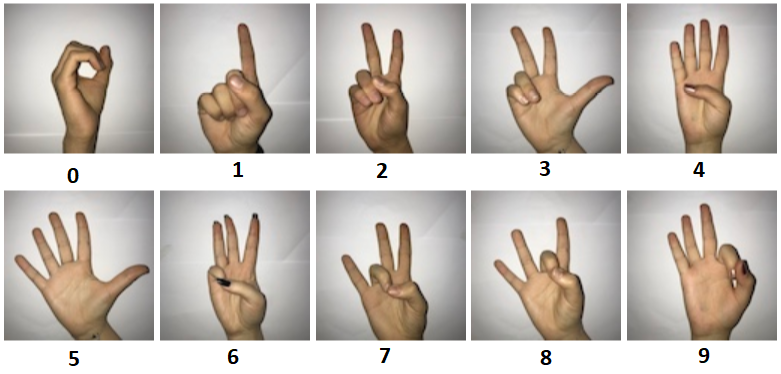
#> input picture hand sign.png, 781 x 374 px, given in place of the camera
$ python generate_training_data.py   (older library calls are emulated)
#> lines starting #> are read from the running program, lines starting #| are printed output that depends on the picture; after the words box and inside, x2 and y2 are one past the last pixel; in counts of white or black regions, pixels touching at a corner belong together
import cv2
import numpy as np


cap = cv2.VideoCapture(0)
#fg = cv2.createBackgroundSubtractorMOG2()


x, y, w, h = 280, 50, 350, 350
lower = np.array([0, 48, 80], dtype = "uint8")
upper = np.array([20, 255, 255], dtype = "uint8")
imgNum = 0
frames = 0
training_size = 2000
start = False
while(1):
    ret, frame = cap.read()
#> frame is the input picture: shape (374, 781, 3); mean B, G, R 182.1, 189.5, 197.3
    frame = cv2.flip(frame, 1)

    hsv = cv2.cvtColor(frame, cv2.COLOR_BGR2HSV)
#> hsv: shape (374, 781, 3); mean H, S, V 25.5, 24.6, 197.5
    mask = cv2.inRange(hsv, lower, upper)
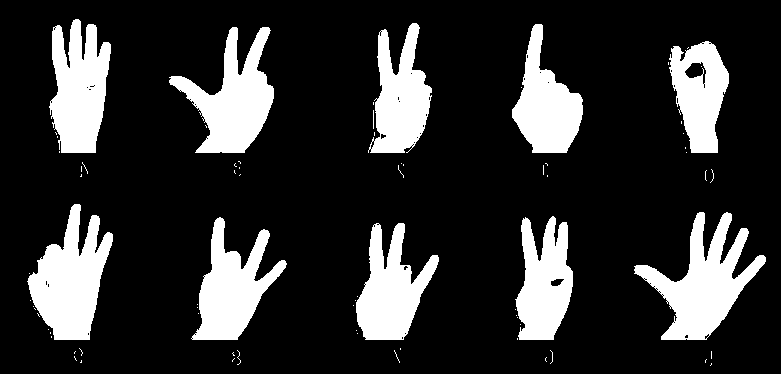
#> mask: shape (374, 781); 19% white; 76 white regions (66 under 20 px), largest, box (x1, y1, x2, y2) and area: (634, 212, 766, 340) 6924, (27, 204, 113, 340) 6517, (169, 27, 274, 153) 6166

    kernel = np.ones((5,5),np.uint8)
    #kernel = cv2.getStructuringElement(cv2.MORPH_ELLIPSE, (5, 5))
    mask = cv2.GaussianBlur(mask, (5,5),0)
    skinmask = cv2.erode(mask, kernel,iterations=2)
    skinmask = cv2.dilate(mask, kernel,iterations=2)
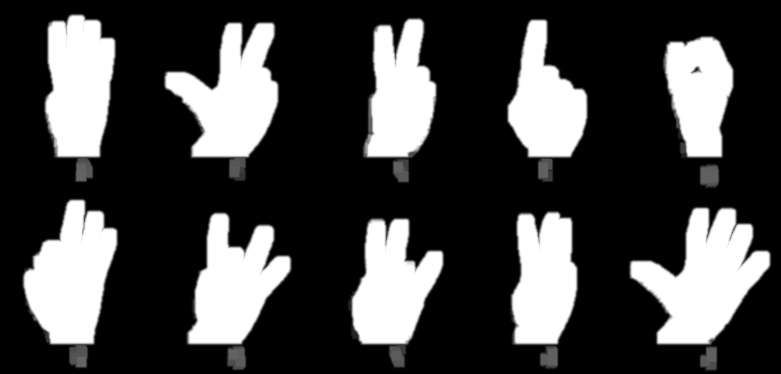
#> skinmask: shape (374, 781); min 0, max 255, mean 68.9
    #skinmask = cv2.morphologyEx(skinmask, cv2.MORPH_OPEN, kernel)

    AndRes = cv2.bitwise_and(frame, frame, mask=skinmask)
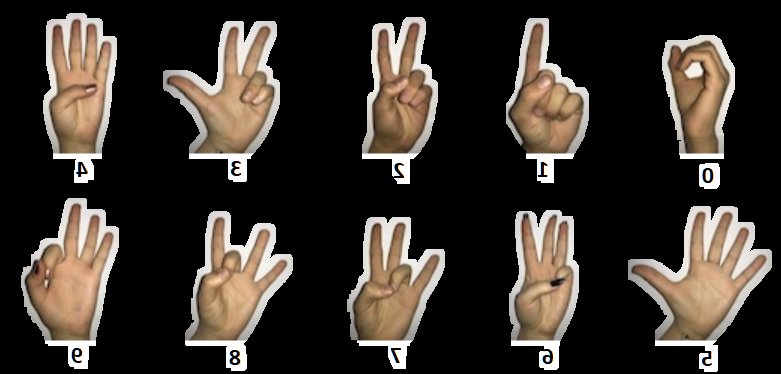
#> AndRes: shape (374, 781, 3); mean B, G, R 44.1, 50.7, 57.8
    gray = cv2.cvtColor(AndRes, cv2.COLOR_BGR2GRAY)
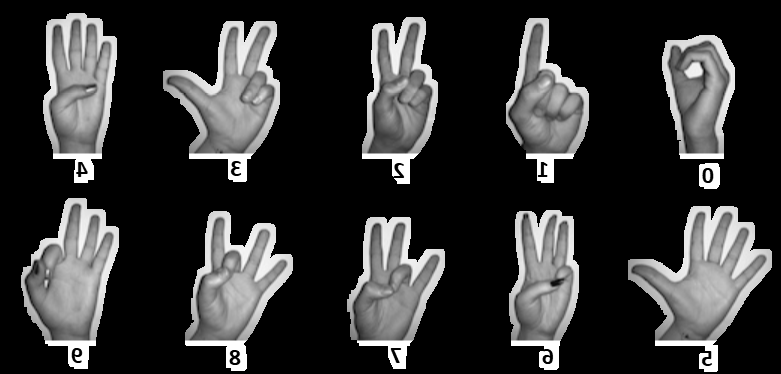
#> gray: shape (374, 781); min 0, max 255, mean 52

    _,thresh = cv2.threshold(gray, 30, 255, cv2.THRESH_BINARY)
#> thresh: shape (374, 781); 31.8% white; 17 white regions (1 under 20 px), largest, box (x1, y1, x2, y2) and area: (628, 206, 772, 372) 12070, (163, 21, 280, 182) 10505, (21, 198, 119, 369) 10205
    #thresh = cv2.adaptiveThreshold(gray, 255, cv2.ADAPTIVE_THRESH_GAUSSIAN_C,cv2.THRESH_BINARY,115,2)

    thresh = thresh[y:y+h, x:x+w]
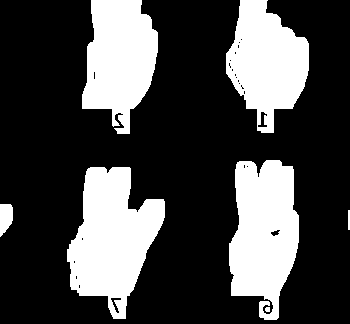
#> thresh: shape (324, 350); 28% white; 7 white regions
    graySquare = gray[y:y+h, x:x+w]
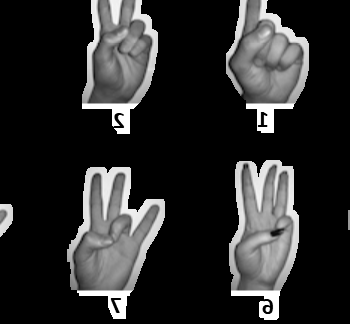
#> graySquare: shape (324, 350); min 0, max 255, mean 43.8

    #img, contours, hierarchy = cv2.findContours(thresh, cv2.RETR_TREE, cv2.CHAIN_APPROX_SIMPLE)
    img, contours, hierarchy = cv2.findContours(graySquare, 1,2)
#> contours = 10 contours, 2 with area under 20; largest, box (x1, y1, x2, y2) and area: (67, 167, 165, 319) 8776, (229, 160, 299, 320) 8060, (82, 0, 158, 134) 7025, (226, 0, 309, 133) 6920, (0, 204, 13, 237) 294, (114, 112, 124, 129) 74, (111, 297, 121, 314) 62, (258, 111, 268, 128) 60

    cv2.rectangle(frame, (x, y), (x+w, y+h), (0,0,255),2)
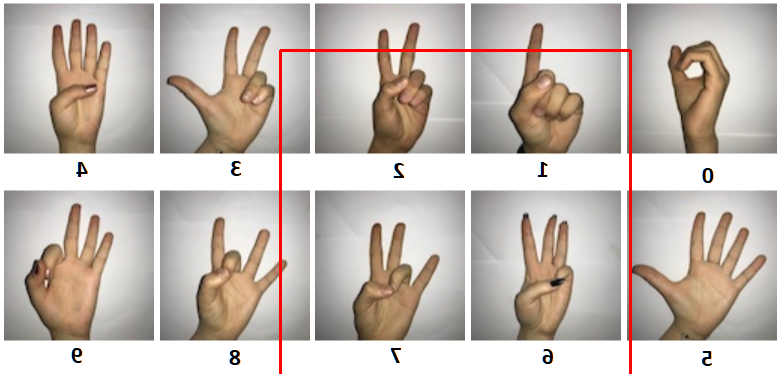
#> frame: shape (374, 781, 3); mean B, G, R 180.2, 187.6, 198
    font = cv2.FONT_HERSHEY_SIMPLEX
    cv2.putText(frame,'ImgNum: '+str(imgNum),(30,400), font, 1,(0,255,0),2,cv2.LINE_AA)

    if (len(contours) > 0):
        contour = max(contours, key=cv2.contourArea)
#> contour = contour of 156 points, box (x1, y1, x2, y2) (67, 167, 165, 319), area 8776

    if cv2.contourArea(contour) > 10000 and frames > 100:
        cArea = cv2.contourArea(contour)

        x1, y1, w1, h1 = cv2.boundingRect(contour)
        imgNum +=1

        img2Save = graySquare[y1:y1+h1, x1:x1+w1]
        img2Save = cv2.resize(img2Save, (64, 64))

        cv2.imwrite("training_data/"+str(imgNum)+".png",img2Save)

    #fgmask = fg.apply(gray)

    cv2.imshow("frame",frame)
    cv2.imshow("graySquare", graySquare)

    if imgNum == training_size:
        break

    k = cv2.waitKey(1)
#> (key q is pressed here)
    if k == ord('q'):
        break

    if k == ord('s'):
        start = True

    if start:
        frames += 1

cap.release()
cv2.destroyAllWindows()
